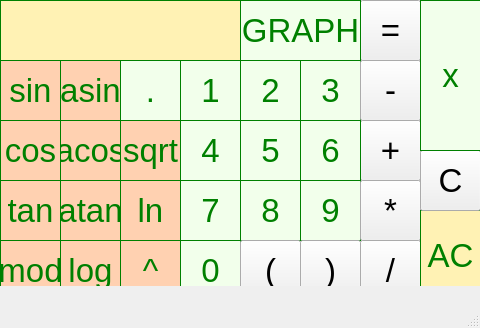
<?xml version="1.0" encoding="UTF-8"?>
<ui version="4.0">
 <class>MainWindow</class>
 <widget class="QMainWindow" name="MainWindow">
  <property name="geometry">
   <rect>
    <x>0</x>
    <y>0</y>
    <width>480</width>
    <height>328</height>
   </rect>
  </property>
  <property name="font">
   <font>
    <pointsize>25</pointsize>
   </font>
  </property>
  <property name="windowTitle">
   <string>MainWindow</string>
  </property>
  <widget class="QWidget" name="centralwidget">
   <widget class="QPushButton" name="pushButton_1">
    <property name="geometry">
     <rect>
      <x>180</x>
      <y>60</y>
      <width>61</width>
      <height>61</height>
     </rect>
    </property>
    <property name="styleSheet">
     <string notr="true">QPushButton {
  background-color: rgb(242, 255, 235);
  color: green;
  border: 1px solid green;
}
</string>
    </property>
    <property name="text">
     <string>1</string>
    </property>
   </widget>
   <widget class="QPushButton" name="pushButton_2">
    <property name="geometry">
     <rect>
      <x>240</x>
      <y>60</y>
      <width>61</width>
      <height>61</height>
     </rect>
    </property>
    <property name="styleSheet">
     <string notr="true">QPushButton {
  background-color: rgb(242, 255, 235);
  color: green;
  border: 1px solid green;
}
</string>
    </property>
    <property name="text">
     <string>2</string>
    </property>
   </widget>
   <widget class="QPushButton" name="pushButton_3">
    <property name="geometry">
     <rect>
      <x>300</x>
      <y>60</y>
      <width>61</width>
      <height>61</height>
     </rect>
    </property>
    <property name="styleSheet">
     <string notr="true">QPushButton {
  background-color: rgb(242, 255, 235);
  color: green;
  border: 1px solid green;
}
</string>
    </property>
    <property name="text">
     <string>3</string>
    </property>
   </widget>
   <widget class="QPushButton" name="pushButton_plus">
    <property name="geometry">
     <rect>
      <x>360</x>
      <y>120</y>
      <width>61</width>
      <height>61</height>
     </rect>
    </property>
    <property name="styleSheet">
     <string notr="true">QPushButton {
  background-color: rgb(255, 242, 180);
  color: green;
  border: 1px solid green;
}
rgb(255, 242, 180)
</string>
    </property>
    <property name="text">
     <string>+</string>
    </property>
   </widget>
   <widget class="QPushButton" name="pushButton_4">
    <property name="geometry">
     <rect>
      <x>180</x>
      <y>120</y>
      <width>61</width>
      <height>61</height>
     </rect>
    </property>
    <property name="styleSheet">
     <string notr="true">QPushButton {
  background-color: rgb(242, 255, 235);
  color: green;
  border: 1px solid green;
}
</string>
    </property>
    <property name="text">
     <string>4</string>
    </property>
   </widget>
   <widget class="QPushButton" name="pushButton_6">
    <property name="geometry">
     <rect>
      <x>300</x>
      <y>120</y>
      <width>61</width>
      <height>61</height>
     </rect>
    </property>
    <property name="styleSheet">
     <string notr="true">QPushButton {
  background-color: rgb(242, 255, 235);
  color: green;
  border: 1px solid green;
}
</string>
    </property>
    <property name="text">
     <string>6</string>
    </property>
   </widget>
   <widget class="QPushButton" name="pushButton_5">
    <property name="geometry">
     <rect>
      <x>240</x>
      <y>120</y>
      <width>61</width>
      <height>61</height>
     </rect>
    </property>
    <property name="styleSheet">
     <string notr="true">QPushButton {
  background-color: rgb(242, 255, 235);
  color: green;
  border: 1px solid green;
}
</string>
    </property>
    <property name="text">
     <string>5</string>
    </property>
   </widget>
   <widget class="QPushButton" name="pushButton_minus">
    <property name="geometry">
     <rect>
      <x>360</x>
      <y>60</y>
      <width>61</width>
      <height>61</height>
     </rect>
    </property>
    <property name="styleSheet">
     <string notr="true">QPushButton {
  background-color: rgb(255, 242, 180);
  color: green;
  border: 1px solid green;
}
rgb(255, 242, 180)
</string>
    </property>
    <property name="text">
     <string>-</string>
    </property>
   </widget>
   <widget class="QPushButton" name="pushButton_7">
    <property name="geometry">
     <rect>
      <x>180</x>
      <y>180</y>
      <width>61</width>
      <height>61</height>
     </rect>
    </property>
    <property name="styleSheet">
     <string notr="true">QPushButton {
  background-color: rgb(242, 255, 235);
  color: green;
  border: 1px solid green;
}
</string>
    </property>
    <property name="text">
     <string>7</string>
    </property>
   </widget>
   <widget class="QPushButton" name="pushButton_9">
    <property name="geometry">
     <rect>
      <x>300</x>
      <y>180</y>
      <width>61</width>
      <height>61</height>
     </rect>
    </property>
    <property name="styleSheet">
     <string notr="true">QPushButton {
  background-color: rgb(242, 255, 235);
  color: green;
  border: 1px solid green;
}
</string>
    </property>
    <property name="text">
     <string>9</string>
    </property>
   </widget>
   <widget class="QPushButton" name="pushButton_8">
    <property name="geometry">
     <rect>
      <x>240</x>
      <y>180</y>
      <width>61</width>
      <height>61</height>
     </rect>
    </property>
    <property name="styleSheet">
     <string notr="true">QPushButton {
  background-color: rgb(242, 255, 235);
  color: green;
  border: 1px solid green;
}
</string>
    </property>
    <property name="text">
     <string>8</string>
    </property>
   </widget>
   <widget class="QPushButton" name="pushButton_multiply">
    <property name="geometry">
     <rect>
      <x>360</x>
      <y>180</y>
      <width>61</width>
      <height>61</height>
     </rect>
    </property>
    <property name="styleSheet">
     <string notr="true">QPushButton {
  background-color: rgb(255, 242, 180);
  color: green;
  border: 1px solid green;
}
rgb(255, 242, 180)
</string>
    </property>
    <property name="text">
     <string>*</string>
    </property>
   </widget>
   <widget class="QPushButton" name="pushButton_0">
    <property name="geometry">
     <rect>
      <x>180</x>
      <y>240</y>
      <width>61</width>
      <height>61</height>
     </rect>
    </property>
    <property name="styleSheet">
     <string notr="true">QPushButton {
  background-color: rgb(242, 255, 235);
  color: green;
  border: 1px solid green;
}
</string>
    </property>
    <property name="text">
     <string>0</string>
    </property>
   </widget>
   <widget class="QPushButton" name="pushButton_lbracket">
    <property name="geometry">
     <rect>
      <x>240</x>
      <y>240</y>
      <width>61</width>
      <height>61</height>
     </rect>
    </property>
    <property name="styleSheet">
     <string notr="true">QPushButton {
  background-color: rgb(255, 242, 180);
  color: green;
  border: 1px solid green;
}
rgb(255, 242, 180)
</string>
    </property>
    <property name="text">
     <string>(</string>
    </property>
   </widget>
   <widget class="QPushButton" name="pushButton_division">
    <property name="geometry">
     <rect>
      <x>360</x>
      <y>240</y>
      <width>61</width>
      <height>61</height>
     </rect>
    </property>
    <property name="styleSheet">
     <string notr="true">QPushButton {
  background-color: rgb(255, 242, 180);
  color: green;
  border: 1px solid green;
}
rgb(255, 242, 180)
</string>
    </property>
    <property name="text">
     <string>/</string>
    </property>
   </widget>
   <widget class="QPushButton" name="pushButton_cos">
    <property name="geometry">
     <rect>
      <x>0</x>
      <y>120</y>
      <width>61</width>
      <height>61</height>
     </rect>
    </property>
    <property name="styleSheet">
     <string notr="true">QPushButton {
  background-color: rgb(255, 209, 177);
  color: green;
  border: 1px solid green;
}
</string>
    </property>
    <property name="text">
     <string>cos</string>
    </property>
   </widget>
   <widget class="QPushButton" name="pushButton_atan">
    <property name="geometry">
     <rect>
      <x>60</x>
      <y>180</y>
      <width>61</width>
      <height>61</height>
     </rect>
    </property>
    <property name="styleSheet">
     <string notr="true">QPushButton {
  background-color: rgb(255, 209, 177);
  color: green;
  border: 1px solid green;
}
</string>
    </property>
    <property name="text">
     <string>atan</string>
    </property>
   </widget>
   <widget class="QPushButton" name="pushButton_acos">
    <property name="geometry">
     <rect>
      <x>60</x>
      <y>120</y>
      <width>61</width>
      <height>61</height>
     </rect>
    </property>
    <property name="styleSheet">
     <string notr="true">QPushButton {
  background-color: rgb(255, 209, 177);
  color: green;
  border: 1px solid green;
}
</string>
    </property>
    <property name="text">
     <string>acos</string>
    </property>
   </widget>
   <widget class="QPushButton" name="pushButton_mod">
    <property name="geometry">
     <rect>
      <x>0</x>
      <y>240</y>
      <width>61</width>
      <height>61</height>
     </rect>
    </property>
    <property name="styleSheet">
     <string notr="true">QPushButton {
  background-color: rgb(255, 209, 177);
  color: green;
  border: 1px solid green;
}
</string>
    </property>
    <property name="text">
     <string>mod</string>
    </property>
   </widget>
   <widget class="QPushButton" name="pushButton_sin">
    <property name="geometry">
     <rect>
      <x>0</x>
      <y>60</y>
      <width>61</width>
      <height>61</height>
     </rect>
    </property>
    <property name="styleSheet">
     <string notr="true">QPushButton {
  background-color: rgb(255, 209, 177);
  color: green;
  border: 1px solid green;
}
</string>
    </property>
    <property name="text">
     <string>sin</string>
    </property>
   </widget>
   <widget class="QPushButton" name="pushButton_ln">
    <property name="geometry">
     <rect>
      <x>120</x>
      <y>180</y>
      <width>61</width>
      <height>61</height>
     </rect>
    </property>
    <property name="styleSheet">
     <string notr="true">QPushButton {
  background-color: rgb(255, 209, 177);
  color: green;
  border: 1px solid green;
}
</string>
    </property>
    <property name="text">
     <string>ln</string>
    </property>
   </widget>
   <widget class="QPushButton" name="pushButton_asin">
    <property name="geometry">
     <rect>
      <x>60</x>
      <y>60</y>
      <width>61</width>
      <height>61</height>
     </rect>
    </property>
    <property name="styleSheet">
     <string notr="true">QPushButton {
  background-color: rgb(255, 209, 177);
  color: green;
  border: 1px solid green;
}
</string>
    </property>
    <property name="text">
     <string>asin</string>
    </property>
   </widget>
   <widget class="QPushButton" name="pushButton_log">
    <property name="geometry">
     <rect>
      <x>60</x>
      <y>240</y>
      <width>61</width>
      <height>61</height>
     </rect>
    </property>
    <property name="styleSheet">
     <string notr="true">QPushButton {
  background-color: rgb(255, 209, 177);
  color: green;
  border: 1px solid green;
}
</string>
    </property>
    <property name="text">
     <string>log</string>
    </property>
   </widget>
   <widget class="QPushButton" name="pushButton_clearall">
    <property name="geometry">
     <rect>
      <x>420</x>
      <y>210</y>
      <width>61</width>
      <height>91</height>
     </rect>
    </property>
    <property name="styleSheet">
     <string notr="true">QPushButton {
  background-color: rgb(255, 242, 180);
  color: green;
  border: 1px solid green;
}

</string>
    </property>
    <property name="text">
     <string>AC</string>
    </property>
   </widget>
   <widget class="QPushButton" name="pushButton_sqrt">
    <property name="geometry">
     <rect>
      <x>120</x>
      <y>120</y>
      <width>61</width>
      <height>61</height>
     </rect>
    </property>
    <property name="styleSheet">
     <string notr="true">QPushButton {
  background-color: rgb(255, 209, 177);
  color: green;
  border: 1px solid green;
}
</string>
    </property>
    <property name="text">
     <string>sqrt</string>
    </property>
   </widget>
   <widget class="QPushButton" name="pushButton_dot">
    <property name="geometry">
     <rect>
      <x>120</x>
      <y>60</y>
      <width>61</width>
      <height>61</height>
     </rect>
    </property>
    <property name="styleSheet">
     <string notr="true">QPushButton {
  background-color: rgb(242, 255, 235);
  color: green;
  border: 1px solid green;
}
</string>
    </property>
    <property name="text">
     <string>.</string>
    </property>
   </widget>
   <widget class="QPushButton" name="pushButton_pow">
    <property name="geometry">
     <rect>
      <x>120</x>
      <y>240</y>
      <width>61</width>
      <height>61</height>
     </rect>
    </property>
    <property name="styleSheet">
     <string notr="true">QPushButton {
  background-color: rgb(255, 209, 177);
  color: green;
  border: 1px solid green;
}
</string>
    </property>
    <property name="text">
     <string>^</string>
    </property>
   </widget>
   <widget class="QPushButton" name="pushButton_rbracket">
    <property name="geometry">
     <rect>
      <x>300</x>
      <y>240</y>
      <width>61</width>
      <height>61</height>
     </rect>
    </property>
    <property name="styleSheet">
     <string notr="true">QPushButton {
  background-color: rgb(255, 242, 180);
  color: green;
  border: 1px solid green;
}
rgb(255, 242, 180)
</string>
    </property>
    <property name="text">
     <string>)</string>
    </property>
   </widget>
   <widget class="QLineEdit" name="textline">
    <property name="geometry">
     <rect>
      <x>0</x>
      <y>0</y>
      <width>241</width>
      <height>61</height>
     </rect>
    </property>
    <property name="font">
     <font>
      <pointsize>25</pointsize>
     </font>
    </property>
    <property name="styleSheet">
     <string notr="true">QLineEdit {
  background-color: rgb(255, 242, 180);
  color: green;
  border: 1px solid green;
  qproperty-alignment: 'AlignVCenter | AlignRight';
}
</string>
    </property>
    <property name="text">
     <string/>
    </property>
   </widget>
   <widget class="QPushButton" name="pushButton_tan">
    <property name="geometry">
     <rect>
      <x>0</x>
      <y>180</y>
      <width>61</width>
      <height>61</height>
     </rect>
    </property>
    <property name="styleSheet">
     <string notr="true">QPushButton {
  background-color: rgb(255, 209, 177);
  color: green;
  border: 1px solid green;
}
</string>
    </property>
    <property name="text">
     <string>tan</string>
    </property>
   </widget>
   <widget class="QPushButton" name="pushButton_final">
    <property name="geometry">
     <rect>
      <x>360</x>
      <y>0</y>
      <width>61</width>
      <height>61</height>
     </rect>
    </property>
    <property name="styleSheet">
     <string notr="true">QPushButton {
  background-color: rgb(255, 242, 180);
  color: green;
  border: 1px solid green;
}
rgb(255, 242, 180)
</string>
    </property>
    <property name="text">
     <string>=</string>
    </property>
   </widget>
   <widget class="QPushButton" name="pushButton_clear">
    <property name="geometry">
     <rect>
      <x>420</x>
      <y>150</y>
      <width>61</width>
      <height>61</height>
     </rect>
    </property>
    <property name="styleSheet">
     <string notr="true">QPushButton {
  background-color: rgb(255, 242, 180);
  color: green;
  border: 1px solid green;
}
rgb(255, 242, 180)
</string>
    </property>
    <property name="text">
     <string>C</string>
    </property>
   </widget>
   <widget class="QPushButton" name="pushButton_XButton">
    <property name="geometry">
     <rect>
      <x>420</x>
      <y>0</y>
      <width>61</width>
      <height>151</height>
     </rect>
    </property>
    <property name="styleSheet">
     <string notr="true">QPushButton {
  background-color: rgb(242, 255, 235);
  color: green;
  border: 1px solid green;
}
</string>
    </property>
    <property name="text">
     <string>x</string>
    </property>
   </widget>
   <widget class="QPushButton" name="BuildGraph">
    <property name="geometry">
     <rect>
      <x>240</x>
      <y>0</y>
      <width>121</width>
      <height>61</height>
     </rect>
    </property>
    <property name="styleSheet">
     <string notr="true">QPushButton {
  background-color: rgb(242, 255, 235);
  color: green;
  border: 1px solid green;
}
</string>
    </property>
    <property name="text">
     <string>GRAPH</string>
    </property>
   </widget>
  </widget>
  <widget class="QStatusBar" name="statusbar"/>
 </widget>
 <resources/>
 <connections/>
</ui>
